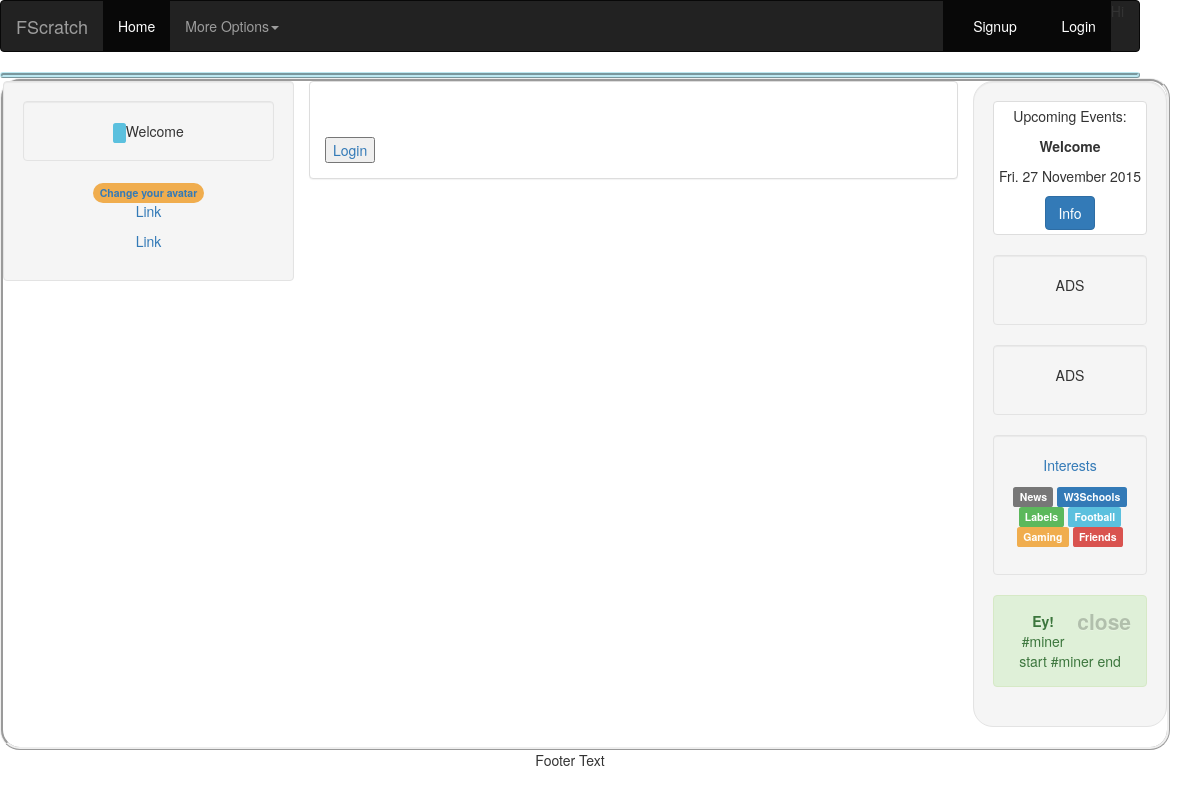
The app's page /sell_friends/, older data.
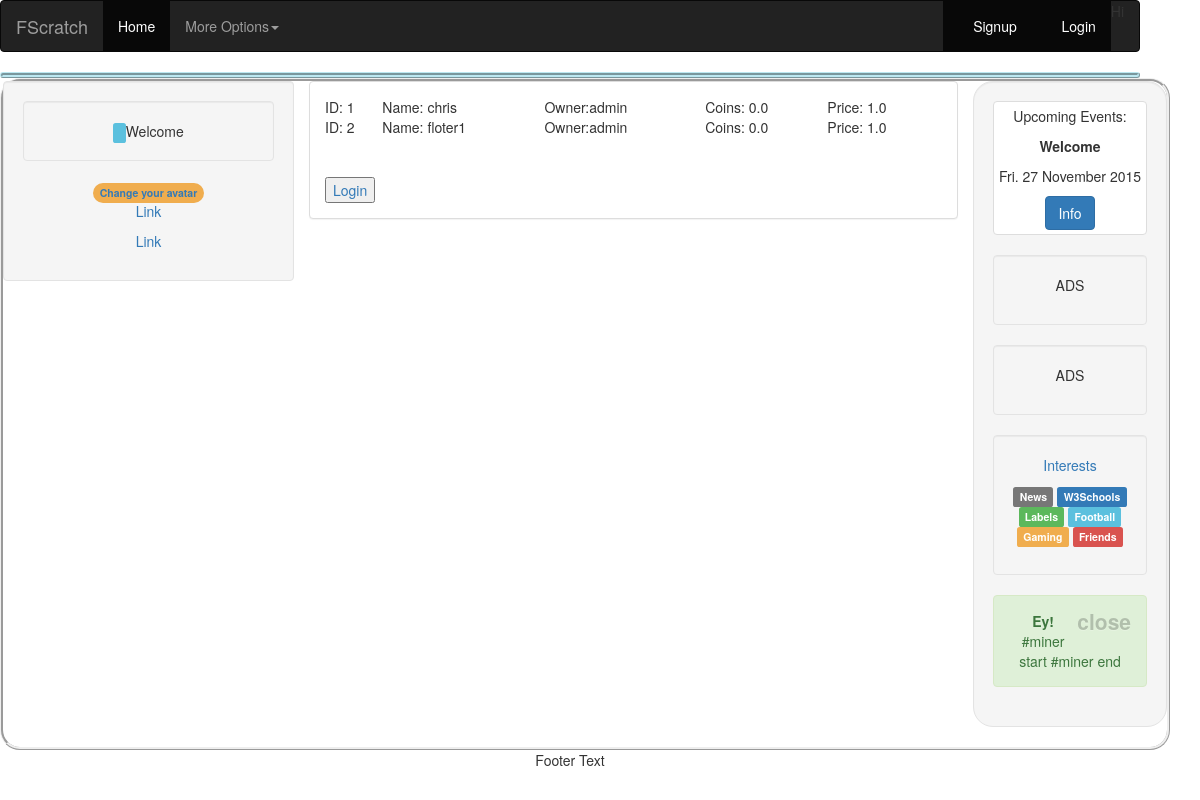
The same page, newer data.
### home/models.py (models this page shows)
class Bsell(models.Model):
    user_name = models.CharField(max_length=250)
    owner = models.CharField(max_length=250, default="admin")
    coins = models.FloatField(null=True, blank=True, default=0.0)
    price = models.FloatField(null=True, blank=True, default=1.0)

### home/views.py (the view)
# urls.py: path('sell_friends/', views.sell_friends, name='sell_friends'),
def sell_friends(request):
    forsale = Bsell.objects.exclude(owner=request.user.username) & Bsell.objects.exclude(user_name=request.user.username)
    myprofile = Bsell.objects.filter(user_name = request.user.username)
    template = "bsell_home.html"
    context = {
    	"forsale" : forsale,
    	'myprofile' : myprofile
    	}
    return render(request, template, context)

### home/templates/bsell_home.html (shortened to what this page needs)
{% include 'home/html/header.html'  %}
<table border="0" style="width: 100%;">
{% for fsell in forsale %}
<tr>
<td>ID: {{ fsell.id }}</td> <td>Name: {{ fsell.user_name }}</td>  <td>Owner:{{ fsell.owner }}</td> <td>Coins: {{ fsell.coins }}</td> <td>Price: {{ fsell.price }}</td>
</tr>
{% endfor %}
</table>
<br/>
<br/>
{% if request.user.username == "" %}
<a href="{% url 'articles:login1' %}"><input type="button" value="Login" /></a>
{%else%}
<a href="{% url 'articles:logout1' %}"><input type="button" value="Logout" /></a>
<a href="{% url 'articles:register' %}"><input type="button" value="SignUp a Friend" /></a>
{%endif%}
<br/>
{% include 'home/html/footer.html'  %}

### home/templates/home/html/header.html (shortened to what this page needs)
<!DOCTYPE html>
<html>
<head>
{% load static %}
<link rel="stylesheet" href="{% static 'css/boot/bootstrap3.4.0.min.css' %}" />
</head>
<body style="width: 95%; border-radius: 20px; border-styl: ridge;">
{% include 'home/html/navbar.html' %}
<div class="panel-info" style="border-radius: 20px; border-style: ridge;">
</div>
<div class="container text-center" style="border-radius: 20px; border-style: ridge;">
  <div class="row" >
    <div class="col-sm-3 well">
      <div class="well">
        {% load avatar_tags %}
        {% if request.user|has_avatar == True %}
        <img src="DEFAULT_IMAGE" />
        <p><a href="{% url 'avatar_change' %}">My Profile</a></p>
        {% avatar user %}
        {% else %}
        <div class="label label-info"> </div>
        Welcome
        {% endif %}
      </div>
      <p class="label label-warning" style="border-radius: 20px;"><a href="{% url 'avatar_change' %}">Change your avatar</a></p>
      <p><a href="#">Link</a></p>
      <p><a href="#">Link</a></p>
    </div>
    <div class="col-sm-7" >
      <div class="row" >
        <div class="col-sm-12" >
          <div class="panel panel-default text-left" >
            <div class="panel-body" >

### home/templates/home/html/navbar.html (shortened to what this page needs)
<nav class="navbar navbar-inverse">
  <div class="container-fluid">
    <div class="navbar-header">
      <a class="navbar-brand" href="#">FScratch</a>
    </div>
    <div class="collapse navbar-collapse" id="myNavbar">
      <ul class="nav navbar-nav">
        <li class="active"><a href="{% url 'articles:home' %}">Home</a></li>
        <li class="dropdown">
          <a class="dropdown-toggle" data-toggle="dropdown" href="#">More Options<span class="caret"></span></a>
        </li>
      </ul>
      <ul class="nav navbar-nav navbar-right">
        {% include 'home/html/navbar_content.html' %}
        <li>Hi</li>
      </ul>
    </div>
  </div>
</nav>

### home/templates/home/html/navbar_content.html (shortened to what this page needs)
{% if request.user.username == "" %}
<li class="active">
<a href="{% url 'articles:register' %}">
<span class="glyphicon glyphicon-user"></span>
Signup
</a>
</li>
<li class="active">
<a href="{% url 'articles:login1' %}">
<span class="glyphicon glyphicon-user"></span>
Login
</a>
</li>
{%endif%}

### home/templates/home/html/footer.html (shortened to what this page needs)
            </div>
          </div>
        </div>
      </div>
   </div>
    <div class="col-sm-2 well" style="border-style: ridge; border-radius: 20px;">
      <div class="thumbnail">
        <p>Upcoming Events:</p>
        <p><strong>Welcome</strong></p>
        <p id="date1">Fri. 27 November 2015</p>
        <button class="btn btn-primary">Info</button>
      </div>
      <div class="well">
        <p>ADS</p>
      </div>
      <div class="well">
        <p>ADS</p>
      </div>
      <div class="well">
        <p><a href="#">Interests</a></p>
        <p>
          <span class="label label-default">News</span>
          <span class="label label-primary">W3Schools</span>
          <span class="label label-success">Labels</span>
          <span class="label label-info">Football</span>
          <span class="label label-warning">Gaming</span>
          <span class="label label-danger">Friends</span>
        </p>
      </div>
      <div class="alert alert-success fade in">
        <a href="#" class="close" data-dismiss="alert" aria-label="close">close</a>
        <p><strong>Ey!</strong></p>
#miner start
#miner end
      </div>
    </div>
  </div>
</div>
<footer class="container-fluid text-center">
  <p>Footer Text</p>
</footer>
</body>
</html>

Row changes from the older to the newer data that the page shows:
added Bsell: id "1", user_name "chris", owner "admin", coins "0.0", price "1.0"
added Bsell: id "2", user_name "floter1", owner "admin", coins "0.0", price "1.0"
